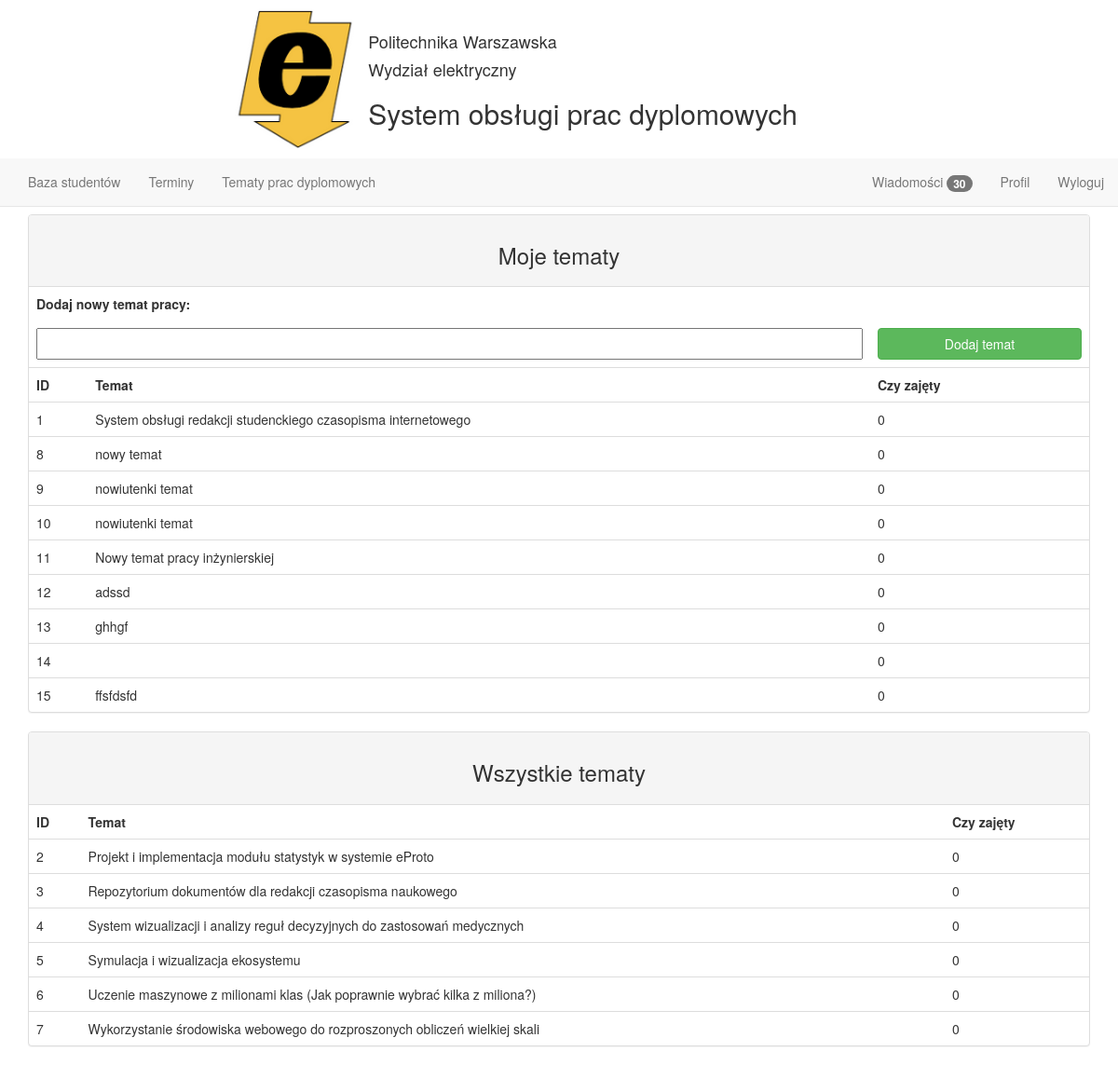
/subjects (signed in), run on the app's committed database.
### tables this page shows
CREATE TABLE temat_pracy(
  id_tematu INTEGER PRIMARY KEY AUTOINCREMENT,
  id_wykladowca INTEGER,
  temat TEXT NOT NULL,
  czy_zajety INTEGER,
  FOREIGN KEY (id_wykladowca) REFERENCES wykladowca(id_wykladowcy)
);

### main.py (the view)
@app.route('/subjects', methods=['GET', 'POST'])
def subjects():
    id = session['id']
    cur = g.db.execute(
        'SELECT temat_pracy.id_tematu, temat_pracy.temat, temat_pracy.czy_zajety FROM temat_pracy WHERE id_wykladowca = ' + str(
            id) + ';')
    my_subjects = [dict(id=row[0], temat=row[1], czy_zajety=row[2]) for row in cur.fetchall()]
    cur = g.db.execute(
        'SELECT temat_pracy.id_tematu, temat_pracy.temat, temat_pracy.czy_zajety FROM temat_pracy WHERE id_wykladowca != ' + str(
            id) + ';')
    all_subjects = [dict(id=row[0], temat=row[1], czy_zajety=row[2]) for row in cur.fetchall()]
    return render_template('lecturer_subjects.html', my_subjects=my_subjects, all_subjects=all_subjects)

### main.py (called while the page is built)
@app.context_processor
def message_count_lecturer():
    cur = g.db.execute('select count(*) from wiadomosc where czy_przeczytane = 0 and id_wykladowca = ?', [session['id']])
    return dict(count=cur.fetchall()[0])

@app.context_processor
def message_count_student():
    cur = g.db.execute('select count(*) from wiadomosc where czy_przeczytane = 0 and id_student = ?', [session['id']])
    return dict(count_student=cur.fetchall()[0])

def connect_db():
    return sqlite3.connect(app.config['DATABASE'])

@app.before_request
def before_request():
    g.db = connect_db()

@app.teardown_request
def teardown_request(exception):
    db = getattr(g, 'db', None)
    if db is not None:
        db.close()

### templates/lecturer_subjects.html
{% extends "lecturer_layout.html" %} {% block main %}
    <div class="panel panel-default">
        <div class="panel-heading text-center">
            <h3>Moje tematy</h3>
        </div>
        <table class="table">
            <thead>
            <tr>
                <td colspan="3">Dodaj nowy temat pracy:</td>
            </tr>
            <tr class="remove-top-border">
                <form id="add-subject" method="post" action='add_subject'>
                    <td colspan="2" class="remove-top-border">
                        <input id="subject" name="temat" type="text"/>
                    </td>
                    <td class="remove-top-border">
                        <button class="btn btn-success btn-block" type="submit">Dodaj temat</button>
                    </td>
                </form>
            </tr>
            <tr>
                <td>ID</td>
                <td>Temat</td>
                <td>Czy zajęty</td>
            </tr>
            </thead>
            <tbody>
            {% for my_subject in my_subjects %}
                <tr>
                    <td>{{ my_subject.id }}</td>
                    <td>{{ my_subject.temat }}</td>
                    <td>{{ my_subject.czy_zajety }}</td>
                </tr>
            {% endfor %}
            </tbody>
        </table>
    </div>
    <div class="panel panel-default">
        <div class="panel-heading text-center"><h3>Wszystkie tematy</h3></div>
        <table class="table">
            <thead>
            <tr>
                <td>ID</td>
                <td>Temat</td>
                <td>Czy zajęty</td>
            </tr>
            </thead>
            <tbody>
            {% for all_subject in all_subjects %}
                <tr>
                    <td>{{ all_subject.id }}</td>
                    <td>{{ all_subject.temat }}</td>
                    <td>{{ all_subject.czy_zajety }}</td>
                </tr>
            {% endfor %}
            </tbody>
        </table>
    </div>
{% endblock %}

### static/style.css (style rules this page uses)
body { padding-top: 230px; }
.table thead tr { font-weight: bold; }
.remove-top-border { border-top: none !important; }
#subject { height: 34px; line-height: 20px; width: 100%; }
.table input { width: 100%; }

### data on the page
temat_pracy: id "1", temat "System obsługi redakcji studenckiego czasopisma internetowego", czy_zajety "0"
temat_pracy: id "8", temat "nowy temat", czy_zajety "0"
temat_pracy: id "9", temat "nowiutenki temat", czy_zajety "0"
temat_pracy: id "10", temat "nowiutenki temat", czy_zajety "0"
temat_pracy: id "11", temat "Nowy temat pracy inżynierskiej", czy_zajety "0"
temat_pracy: id "12", temat "adssd", czy_zajety "0"
temat_pracy: id "13", temat "ghhgf", czy_zajety "0"
temat_pracy: id "15", temat "ffsfdsfd", czy_zajety "0"
temat_pracy: id "2", temat "Projekt i implementacja modułu statystyk w systemie eProto", czy_zajety "0"
temat_pracy: id "3", temat "Repozytorium dokumentów dla redakcji czasopisma naukowego", czy_zajety "0"
temat_pracy: id "4", temat "System wizualizacji i analizy reguł decyzyjnych do zastosowań medycznych", czy_zajety "0"
temat_pracy: id "5", temat "Symulacja i wizualizacja ekosystemu", czy_zajety "0"
temat_pracy: id "6", temat "Uczenie maszynowe z milionami klas (Jak poprawnie wybrać kilka z miliona?)", czy_zajety "0"
temat_pracy: id "7", temat "Wykorzystanie środowiska webowego do rozproszonych obliczeń wielkiej skali", czy_zajety "0"

### other printed values
{{ count[0] }} "30"
{{ my_subject.id }} "14"
{{ my_subject.czy_zajety }} "0"
